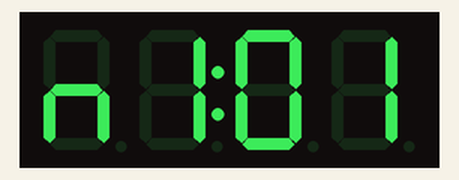
Bench run of a program on a simulated Raspberry Pi (BCM pin numbers). Parts: 4-digit seven-segment display. Library files of the repository ran but are not shown: tm1637.py. At 22.1 s the program stops and its outputs stay as they are.

Above: at 0.1 s.
At 5.1 s:
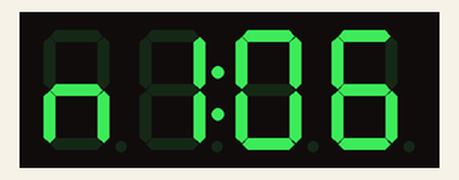
At 10.1 s:
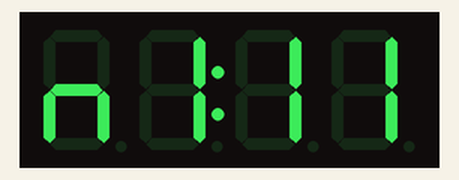
At 15.1 s:
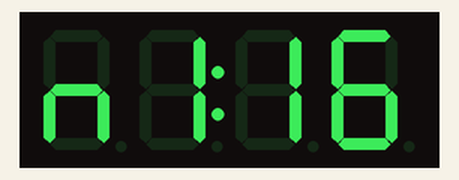
At 20.1 s:
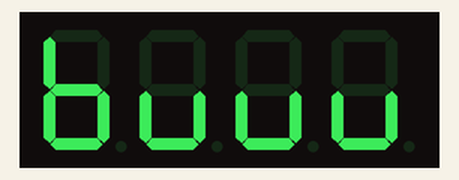
At 21.1 s:
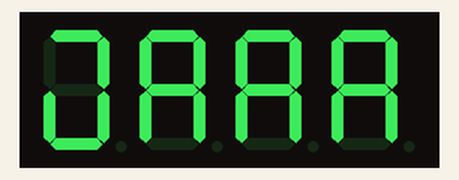

The program:

simon3.py
```python
# encoding: utf-8
import tm1637
import time

prikaz = tm1637.TM1637(3, 2)

# Prikazuje napise nivojev v zaporedju od 1 do 20.
# Prototip napisa za 1. nivo izgleda takole: nI:01

prikaz.clear()

for i in range(1, 21):
    D = i // 10 # desetice
    E = i % 10  # enice
    prikaz.set_values(['n', 'I', D, E])
    prikaz.set_doublepoint(True)
    time.sleep(1)

# Kadar igralec izgubi: buuu
prikaz.set_doublepoint(False)
prikaz.set_values(['b', 'u', 'u', 'u'])
time.sleep(1)

# Kadar igralec zmaga: JAAA
prikaz.set_doublepoint(False)
prikaz.set_values(['J', 'A', 'A', 'A'])
time.sleep(1)

prikaz.clear()
prikaz.cleanup()
```

Measured:
- what the display in image 1 shows lasts 1.0 s, from 5.0 s to 6.0 s
